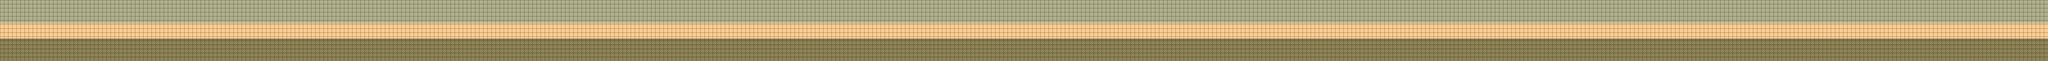

A level layout from a 2D game, rendered from its tile map. Below: a short description, then the map file with tile-grid data replaced by summaries:
An orthogonal 500x15 tile map with 32x32 px tiles, 1 tile layer (Tile Layer 1) and 4 objects.

<map version="1.0" orientation="orthogonal" renderorder="right-down" width="500" height="15" tilewidth="32" tileheight="32" nextobjectid="7">
 <tileset firstgid="1" name="tmw_desert_spacing" tilewidth="32" tileheight="32" spacing="1" tilecount="48">
  <image source="../tilesheets/tmw_desert_spacing.png" width="265" height="199" />
 </tileset>
 <layer name="Tile Layer 1" width="500" height="15">
  <data>[7500 cells, 7500 non-empty, 5 distinct tile ids]</data>
 </layer>
 <objectgroup name="collision-layer">
  <object id="3" x="320" y="187">
   <polyline points="0,0 -2,110" />
  </object>
  <object id="4" x="256" y="302">
   <polyline points="0,0 15457,0" />
  </object>
  <object id="5" x="15681" y="297">
   <polyline points="0,0 -2,-113" />
  </object>
  <object id="6" x="15715" y="187">
   <polyline points="0,0 -15455,-4" />
  </object>
 </objectgroup>
</map>
